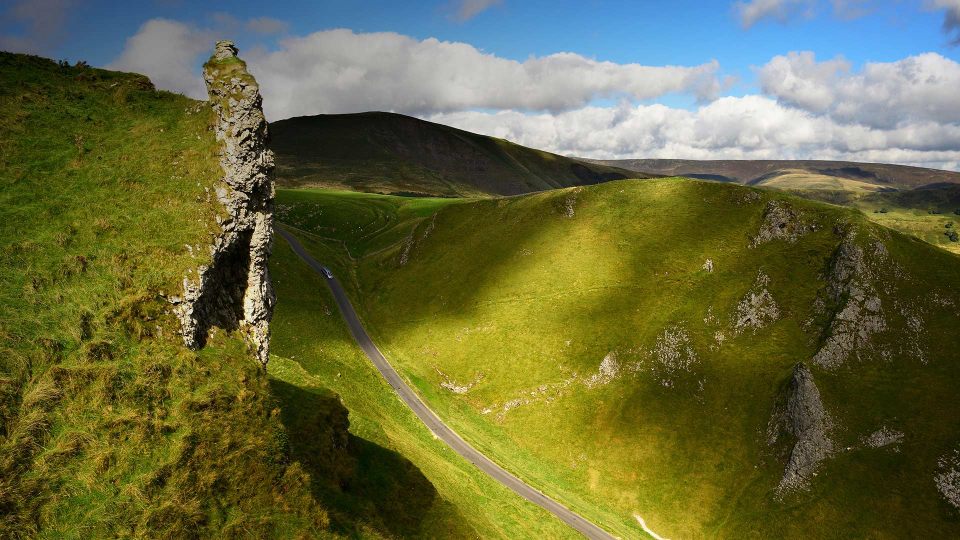
#> input picture 13.third_party_module/1.pillow/2019_8_25.jpg, 1920 x 1080 px (shown at 1/2 size)
$ python pillow.py
#> lines starting #> are read from the running program, lines starting #| are printed output that depends on the picture

# -*- coding: utf-8 -*-

from PIL import Image, ImageFilter

im = Image.open('2019_8_25.jpg')
#> im is the input picture: PIL image 1920x1080 RGB; mean R, G, B 102.4, 104.7, 61.7

w, h = im.size
#> w = 1920; h = 1080

print('Original image size: %sx%s' % (w, h))
#| Original image size: 1920x1080
# 缩放到50%:
im.thumbnail((w//2, h//2))
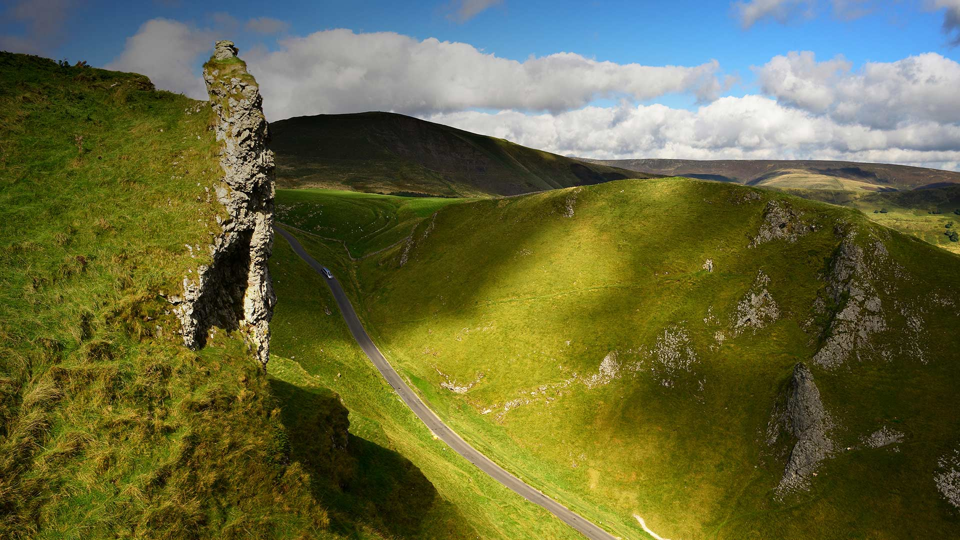
#> im: PIL image 960x540 RGB; mean R, G, B 102.4, 104.7, 61.7
print('Resize image to: %sx%s' % (w//2, h//2))
#| Resize image to: 960x540

# 把缩放后的图像用jpeg格式保存:
im.save('thumbnail.jpg', 'jpeg')

im2 = im.filter(ImageFilter.BLUR)
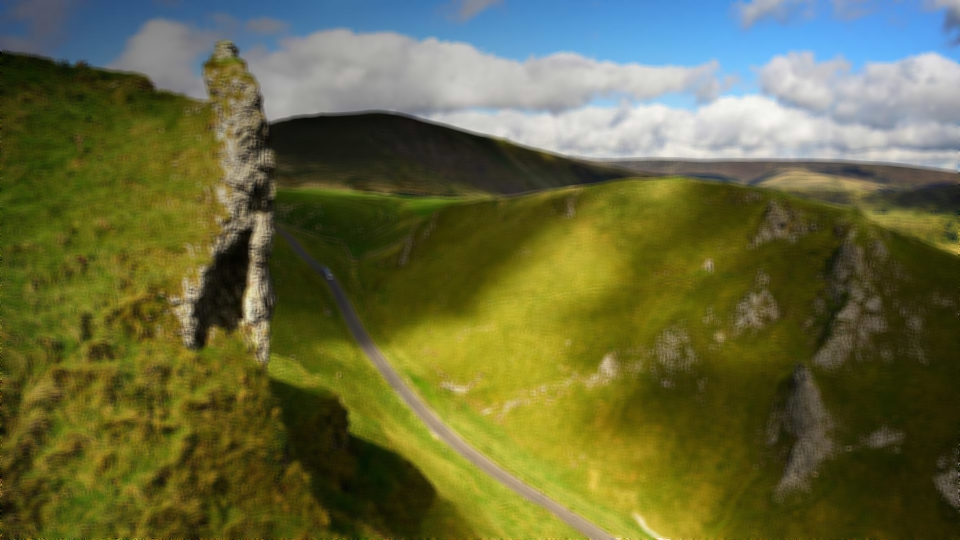
#> im2: PIL image 960x540 RGB; mean R, G, B 102.4, 104.8, 61.7
im2.save('blur.jpg', 'jpeg')

from PIL import Image,ImageDraw,ImageFont, ImageFilter

import random

def rndChar():
    return chr(random.randint(65,90))

def rndColor():
    return (random.randint(64, 255), random.randint(64, 255), random.randint(64, 255))

def rndColor2():
    return (random.randint(32, 127), random.randint(32, 127), random.randint(32, 127))

width = 60 * 4
height = 60

font_fullpath = r'C:\Windows\Fonts\Arial.ttf'

image = Image.new('RGB', (width,height), (255,255,255))
#> image: PIL image 240x60 RGB; every value is 255

font = ImageFont.truetype(font_fullpath, 36)

draw = ImageDraw.Draw(image)

for x in range(width):
    for y in range(height):
        draw.point((x,y), fill = rndColor())

for t in range(4):
    draw.text((60*t + 10, 10), rndChar(), font=font, fill=rndColor2())

#image = image.filter(ImageFilter.BLUR)
image.save('code.jpg', 'jpeg')
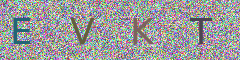
#> saved as code.jpg: PIL image 240x60 RGB; mean R, G, B 156, 155.4, 156.5
